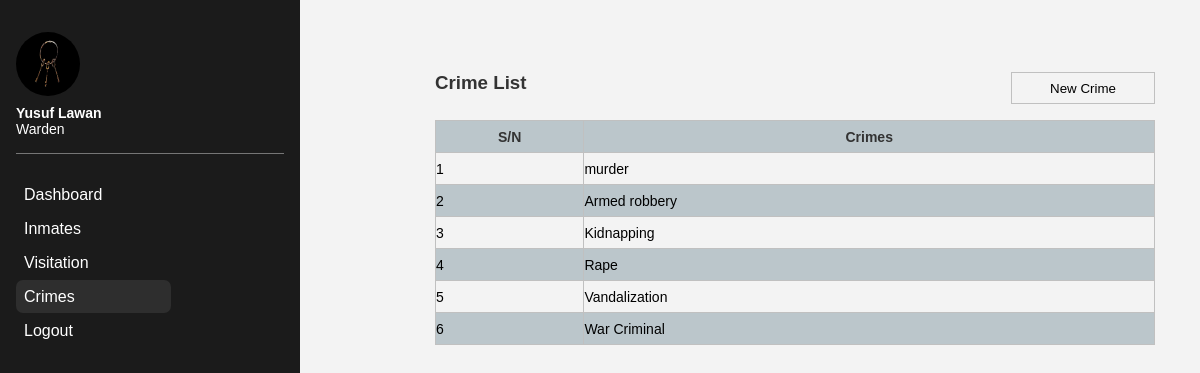
/crime.php (signed in), run on the app's committed database.
### tables this page shows
CREATE TABLE `crime` (
  `id` int(11) NOT NULL,
  `crime` varchar(250) NOT NULL
);

### Classes/Admin.php (called while the page is built, shortened)
<?php
class Admin{
    private $conn;
    public function __construct($db){
        $this->conn = $db;
    }
    public function getCrime(){
        $sql = "SELECT * FROM `crime`";
            $result = $this->conn->query($sql);
            return $result;
    }
}

### crime.php (the view, shortened to what this page needs)
<?php
include 'Classes/Admin.php';
$db_conn = new Database();
$db = $db_conn->connect();
$admin = new Admin($db);
$result = $admin->getCrime();
if ($result->num_rows > 0) {
    $index = 1;
    $crime = "";
    while ($row = $result->fetch_assoc()) {
        $crime .= '<tr>
                        <td>' .$index.'</td>
                        <td>' .$row['crime'].'</td>
                    </tr>';
        $index++;
    }
}
else {
    $crime = '<tr>
                <td>No crime registered on this system yet</td>
            </tr>';
}
?>
<?php include 'includes/header.php'; ?>
<div class="crime">
    <?php include 'includes/side-nav.php'; ?>
    <div class="crime-contents">
        <?php include 'includes/register-crime.php'; ?>
        <div class="crime-list">
            <div class="title">
                <h3>Crime List</h3>
                <div class="new-crime">
                    <button type="button" onclick="displayCrimeForm()">New Crime</button>
                </div>
            </div>
            <table>
                    <thead>
                        <tr>
                            <th>S/N</th>
                            <th>Crimes</th>
                        </tr>
                    </thead>
                    <tbody>
                            <?php echo $crime; ?>
                    </tbody>
            </table>
        </div>
    </div>
</div>

### styles/styles.css (style rules this page uses)
* { margin: 0; padding: 0; list-style: none; text-decoration: none; font-family: Arial, Helvetica, sans-serif; }
.inmate, .visitation, .crime { display: flex; flex-direction: row; }
.inmate .inmate-contents, .visitation .visitation-contents, .crime .crime-contents { display: flex; flex-direction: column; align-items: center; width: 75%; background-color: #f3f3f3; }
.inmate .inmate-list, .visitation .visitation-list, .crime .crime-list { width: 80%; margin-left: 10%; }
.crime .crime-list { margin-top: 8%; }
.inmate .inmate-list .title, .visitation .visitation-list .title, .crime .crime-list .title { display: flex; }
.inmate .inmate-list .title h3, .visitation .visitation-list .title h3, .crime .crime-list .title h3 { flex: 1; margin-bottom: 1rem; color: #333; }
.inmate .inmate-list .title .new-inmate, .visitation .visitation-list .title .new-visitation, .crime .crime-list .title .new-crime { flex: 1; display: flex; align-items: center; justify-content: flex-end; }
.inmate .inmate-list .title button, .visitation .visitation-list .title button, .crime .crime-list .title button { border: 1px solid silver; width: 9rem; height: 2rem; padding: .5rem; margin-bottom: 1rem; background-color: transparent; cursor: pointer; transition: .3s; }
.inmate .inmate-list table, .visitation .visitation-list table, .crime .crime-list table { width: 100%; border-collapse: collapse; border: 1px solid silver; }
.inmate .inmate-contents .inmate-list thead, .visitation .visitation-contents .visitation-list thead, .crime .crime-contents .crime-list thead { background-color: #bbc6cb; color: #333; }
.inmate .inmate-contents .inmate-list tbody tr:nth-child(even), .visitation .visitation-contents .visitation-list tbody tr:nth-child(even), .crime .crime-contents .crime-list tbody tr:nth-child(even) { background-color: #bbc6cb; }
.inmate .inmate-contents .inmate-list tr, .visitation .visitation-contents .visitation-list tr, .crime .crime-contents .crime-list tr { height: 2rem; width: 100%; border: 1px solid silver; }
.inmate .inmate-contents .inmate-list th, td, .visitation .visitation-contents .visitation-list th, td, .crime .crime-contents .crime-list th, td { border: 1px solid silver; font-size: 14px; }

### data on the page
crime: crime "murder"
crime: crime "Armed robbery"
crime: crime "Kidnapping"
crime: crime "Rape"
crime: crime "Vandalization"
crime: crime "War Criminal"

### other printed values
$_SESSION['firstName'] "Yusuf"
$_SESSION['lastName'] "Lawan"
$_SESSION['role'] "Warden"
